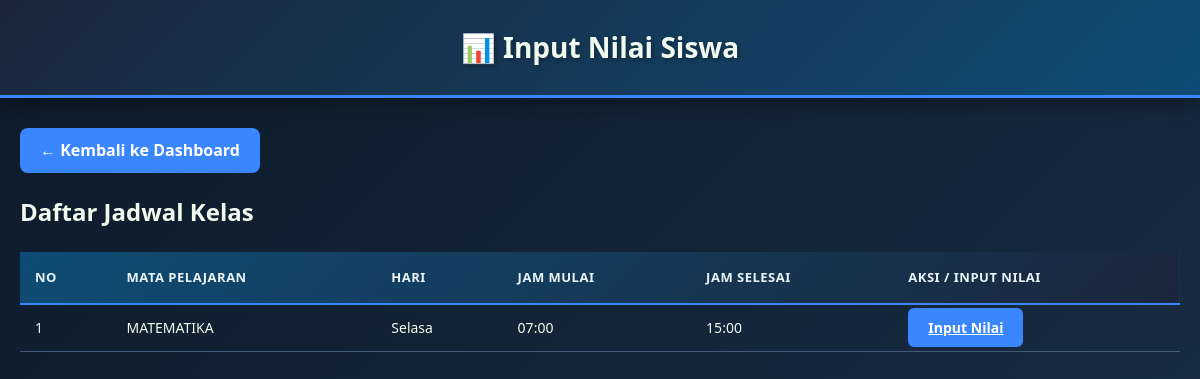
/guru/nilai/ (signed in), run on an earlier commit of the app's database.
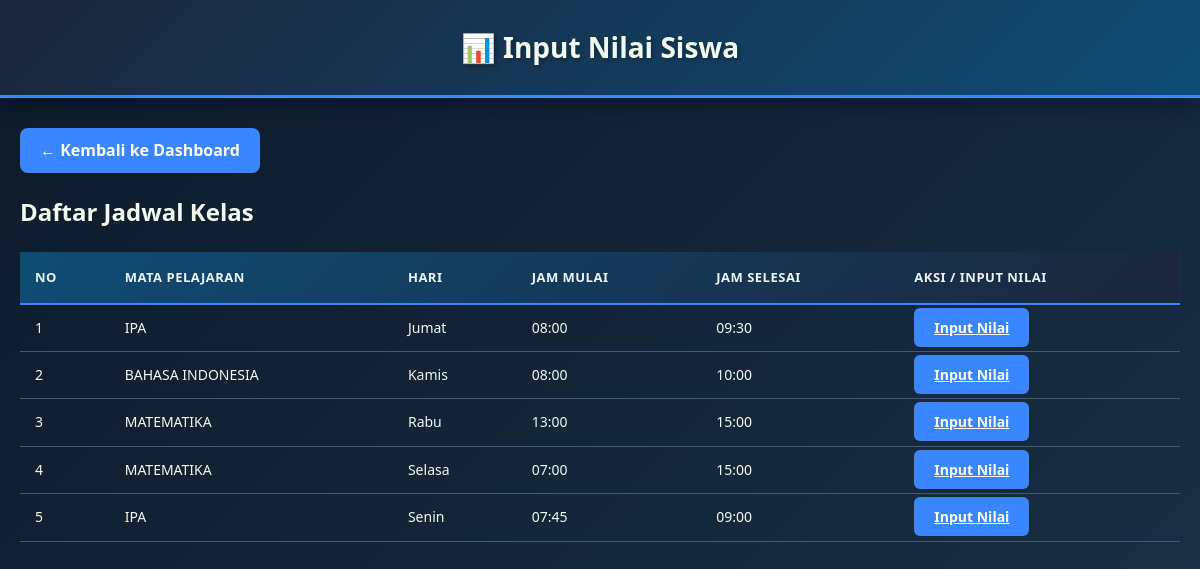
And on a later commit of the database.
### admin_app/models.py (models this page shows, shortened)
class Jadwal(models.Model):
    HARI_CHOICES = [
        ("Senin", "Senin"),
        ("Selasa", "Selasa"),
        ("Rabu", "Rabu"),
        ("Kamis", "Kamis"),
        ("Jumat", "Jumat"),
    ]
    hari = models.CharField(max_length=20, choices=HARI_CHOICES)
    jam_mulai = models.TimeField()
    jam_selesai = models.TimeField()
    mata_pelajaran = models.CharField(max_length=100)
    kelas = models.CharField(max_length=50)
    pegawai = models.ForeignKey(Pegawai, on_delete=models.CASCADE)

### guru/views.py (the view)
# urls.py: path('nilai/', views.input_nilai, name='input_nilai'),
@login_required
def input_nilai(request):
    pegawai = get_guru_from_user(request.user)
    if not pegawai:
        jadwal_list = []
    else:
        jadwal_list = Jadwal.objects.filter(pegawai=pegawai).order_by('hari', 'jam_mulai')
    context = {
        'jadwal_list': jadwal_list,
        'pegawai': pegawai,
    }
    return render(request, 'guru/input_nilai.html', context)

### guru/views.py (called while the page is built)
def get_guru_from_user(user):
    try:
        return user.pegawai
    except Pegawai.DoesNotExist:
        return None

### guru/templates/guru/input_nilai.html (shortened to what this page needs)
<!DOCTYPE html>
<html lang="id">
  <head>
  </head>
  <body>
    <div class="header">
      <h1>📊 Input Nilai Siswa</h1>
    </div>
    <div class="container">
      <a href="{% url 'guru_dashboard' %}" class="back-btn"
        >← Kembali ke Dashboard</a
      >
      <div class="jadwal-wrapper">
        <h2 style="margin-bottom: 20px">Daftar Jadwal Kelas</h2>
        <table class="jadwal-table">
          <thead>
            <tr>
              <th>No</th>
              <th>Mata Pelajaran</th>
              <th>Hari</th>
              <th>Jam Mulai</th>
              <th>Jam Selesai</th>
              <th>Aksi / Input Nilai</th>
            </tr>
          </thead>
          <tbody>
            {% for jadwal in jadwal_list %}
            <tr>
              <td>{{ forloop.counter }}</td>
              <td>
                <span class="mapel-name">{{ jadwal.mata_pelajaran }}</span>
              </td>
              <td><span class="hari-badge">{{ jadwal.hari }}</span></td>
              <td>
                <span class="time-badge"
                  >{{ jadwal.jam_mulai|time:"H:i" }}</span
                >
              </td>
              <td>
                <span class="time-badge"
                  >{{ jadwal.jam_selesai|time:"H:i" }}</span
                >
              </td>
              <td>
                <a
                  href="{% url 'input_nilai_detail' jadwal.id %}"
                  class="btn-search"
                  style="background: #3a86ff"
                  >Input Nilai</a
                >
              </td>
            </tr>
            {% endfor %}
          </tbody>
        </table>
      </div>
    </div>
  </body>
</html>

What changed in the data, as far as the page shows it:
added Jadwal: mata_pelajaran "IPA", hari "Jumat", jam_mulai "08:00", jam_selesai "09:30"
now on this page (row edited): Jadwal: mata_pelajaran "BAHASA INDONESIA", hari "Kamis", jam_mulai "08:00", jam_selesai "10:00"
added Jadwal: mata_pelajaran "MATEMATIKA", hari "Rabu", jam_mulai "13:00", jam_selesai "15:00"
now on this page (row edited): Jadwal: mata_pelajaran "IPA", hari "Senin", jam_mulai "07:45", jam_selesai "09:00"
